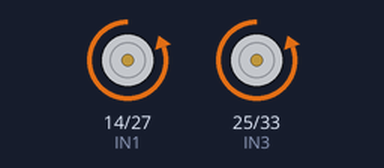
This sketch was run on a simulated ESP32. On the bench: motor-driver pin pairs drawn as motors (green arrow = first pin HIGH = forward, orange = second pin HIGH = backward, longer = more drive).

Above: at 1.0 s.
At 4.0 s:
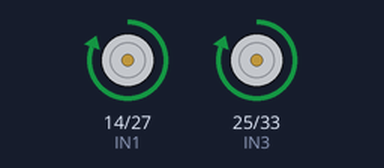
At 6.7 s:
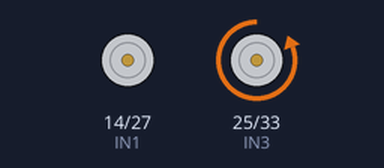
At 11.0 s:
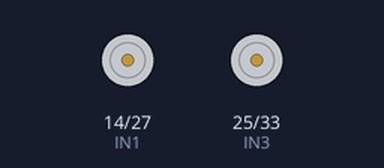
Timing chart, 0 to 15.6 s (numbered marks = the images above):
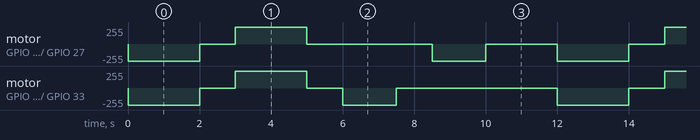

The sketch:

test_l298n_motor_driver.ino
```cpp
/*
  ------------------------------------------------------------------------------
  Project     : RoboAi - NeoBot: Remotely Operated Vehicle
  Test Code   : BO Motor Test using L298N Motor Driver and ESP32
  ------------------------------------------------------------------------------
  📄 Description:
    This test code controls a two-motor differential drive robot using L298N and ESP32.
    It sequentially tests: Forward → Backward → Left → Right → Stop → Loop

  🎯 Purpose:
    - Verify direction control of both motors
    - Validate wiring and GPIO pin configuration
    - Use as a basic diagnostic for movement testing

  🔌 Wiring Connections:
    L298N Motor Driver  →  ESP32 Board
    -------------------------------------
    IN1 (Left FWD)      →  GPIO 14
    IN2 (Left BWD)      →  GPIO 27
    IN3 (Right FWD)     →  GPIO 25
    IN4 (Right BWD)     →  GPIO 33
    ENA/ENB             →  Jumpered (motors always enabled)
    GND (L298N)         →  GND (ESP32)
    VCC (L298N)         →  External Motor Supply (6V–12V)

  📚 Libraries Used:
    - No external libraries required (pure Arduino functions)

  ⚙️ Configuration Notes:
    - Speed control is not implemented in this test (No PWM)
    - Uses blocking delay() functions for simple timed actions

  🧠 Code Logic Summary:
    - Set motor pins as OUTPUT
    - Perform the following motion tests in sequence:
      → Forward → Stop → Backward → Stop → Left → Stop → Right → Stop

  🧪 Tested On:
    - ESP32 Dev Module
    - L298N Dual H-Bridge Motor Driver
    - 4x BO Motors (DC)
  ------------------------------------------------------------------------------
*/

// Define GPIO pins connected to L298N motor driver
#define IN1 14  // Left motor forward
#define IN2 27  // Left motor backward
#define IN3 25  // Right motor forward
#define IN4 33  // Right motor backward

void setup() {
  // Set motor control pins as OUTPUT
  pinMode(IN1, OUTPUT);
  pinMode(IN2, OUTPUT);
  pinMode(IN3, OUTPUT);
  pinMode(IN4, OUTPUT);
}

void loop() {
  // ---- Move Forward ----
  digitalWrite(IN1, LOW);
  digitalWrite(IN2, HIGH);
  digitalWrite(IN3, LOW);
  digitalWrite(IN4, HIGH);
  delay(2000);

  // ---- Stop Motors ----
  stopMotors();
  delay(1000);

  // ---- Move Backward ----
  digitalWrite(IN1, HIGH);
  digitalWrite(IN2, LOW);
  digitalWrite(IN3, HIGH);
  digitalWrite(IN4, LOW);
  delay(2000);

  // ---- Stop Motors ----
  stopMotors();
  delay(1000);

  // ---- Turn Left (Right motor forward only) ----
  digitalWrite(IN1, LOW);
  digitalWrite(IN2, LOW);
  digitalWrite(IN3, LOW);
  digitalWrite(IN4, HIGH);
  delay(1500);

  // ---- Stop Motors ----
  stopMotors();
  delay(1000);

  // ---- Turn Right (Left motor forward only) ----
  digitalWrite(IN1, LOW);
  digitalWrite(IN2, HIGH);
  digitalWrite(IN3, LOW);
  digitalWrite(IN4, LOW);
  delay(1500);

  // ---- Stop Motors ----
  stopMotors();
  delay(2000);  // Pause before next loop
}

// 🛑 Stop both motors (Helper Function)
void stopMotors() {
  digitalWrite(IN1, LOW);
  digitalWrite(IN2, LOW);
  digitalWrite(IN3, LOW);
  digitalWrite(IN4, LOW);
}
```

Measured:
- by itself, motor on GPIO 14 (IN1) / GPIO 27 (IN2): repeats every 12.0 s: stopped 1.0 s, forward 255/255 2.0 s, stopped 3.5 s, backward 255/255 1.5 s, stopped 2.0 s, backward 255/255 2.0 s
- by itself, motor on GPIO 25 (IN3) / GPIO 33 (IN4): repeats every 12.0 s: stopped 1.0 s, forward 255/255 2.0 s, stopped 1.0 s, backward 255/255 1.5 s, stopped 4.5 s, backward 255/255 2.0 s
